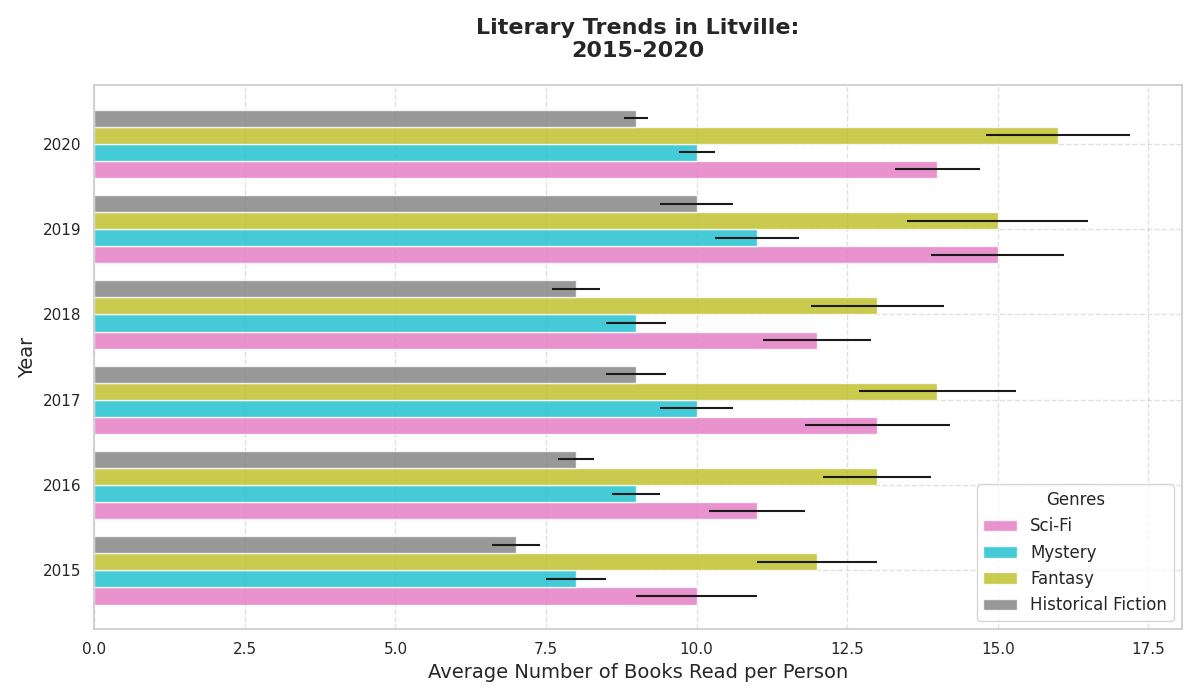

Reproduce this figure in Python.
import matplotlib.pyplot as plt
import numpy as np

years = np.array([2015, 2016, 2017, 2018, 2019, 2020])

sci_fi = np.array([10, 11, 13, 12, 15, 14])
mystery = np.array([8, 9, 10, 9, 11, 10])
fantasy = np.array([12, 13, 14, 13, 15, 16])
historical_fiction = np.array([7, 8, 9, 8, 10, 9])

errors = {
    "Sci-Fi": np.array([1, 0.8, 1.2, 0.9, 1.1, 0.7]),
    "Mystery": np.array([0.5, 0.4, 0.6, 0.5, 0.7, 0.3]),
    "Fantasy": np.array([1, 0.9, 1.3, 1.1, 1.5, 1.2]),
    "Historical Fiction": np.array([0.4, 0.3, 0.5, 0.4, 0.6, 0.2]),
}

# New set of colors for each genre
new_colors = ['#e377c2', '#17becf', '#bcbd22', '#7f7f7f']

fig, ax = plt.subplots(figsize=(12, 7))

ax.barh(years - 0.3, sci_fi, xerr=errors["Sci-Fi"], label='Sci-Fi', color=new_colors[0], height=0.2, alpha=0.8)
ax.barh(years - 0.1, mystery, xerr=errors["Mystery"], label='Mystery', color=new_colors[1], height=0.2, alpha=0.8)
ax.barh(years + 0.1, fantasy, xerr=errors["Fantasy"], label='Fantasy', color=new_colors[2], height=0.2, alpha=0.8)
ax.barh(years + 0.3, historical_fiction, xerr=errors["Historical Fiction"], label='Historical Fiction', color=new_colors[3], height=0.2, alpha=0.8)

ax.set_title("Literary Trends in Litville:\n2015-2020", fontsize=16, fontweight='bold', pad=20)
ax.set_xlabel("Average Number of Books Read per Person", fontsize=14)
ax.set_ylabel("Year", fontsize=14)
ax.set_yticks(years)
ax.legend(title='Genres', fontsize=12, loc='lower right')
ax.grid(True, linestyle='--', alpha=0.6)

plt.tight_layout()
plt.show()
